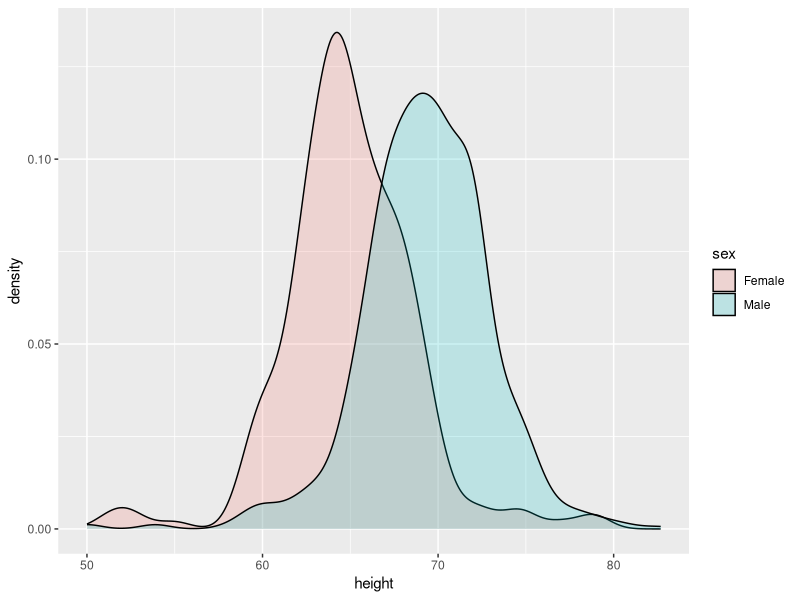

Write R code to recreate this figure.
## Cargamos las librerías y seleccionamos los datos
library(dplyr)
library(ggplot2)
library(dslabs)
data(heights)

# creamos el gráfico con males y females
heights %>% ggplot(aes(height, fill = sex)) +
    geom_density(alpha = 0.2) # capa del gráfico de densidad con un alpha 0.2
